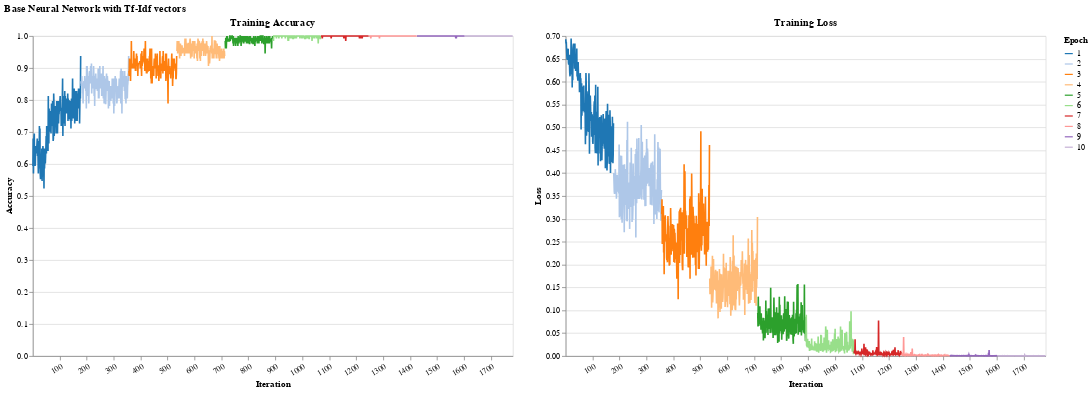

The notebook cell this image was saved under:
### Markdown cell above
## Train model

### Code cell
print("Prepare data encoder...")
# train_encoder = TfidfVectorizer(sublinear_tf=True, analyzer="char", ngram_range=(1,3))
train_encoder = TfidfVectorizer(max_features=50000, analyzer="char", ngram_range=(3,5))
train_encoder.fit(train_raw.texts)
print("Vocabulary", len(train_encoder.vocabulary_))

print("Prepare data...")
train_dataset = encode_data(train_raw, train_encoder)
test_dataset = encode_data(test_raw, train_encoder)

print("Train model")
models_dir = Path('models')

if not models_dir.exists():
    models_dir.mkdir(parents=True, exist_ok=True)

train_config = TrainConfig(
    num_epochs      = 10,
    early_stop      = False,
    violation_limit = 5,
)

train_dataloader = DataLoader(train_dataset, batch_size=128, shuffle=True)


model_nn_balkan = NeuralNetwork(
    input_size=len(train_encoder.vocabulary_),
    hidden_size=128,
    device='cuda'
)

USE_CACHE = False

if Path('models/model_nn_balkan.pt').exists() and USE_CACHE:
    model_nn_balkan = load_model(model_nn_balkan, 'model_nn_balkan')
else:
    model_nn_balkan.fit(train_dataloader, train_config, disable_progress_bar=False)
    save_model(model_nn_balkan, "model_nn_balkan")

model_nn_balkan_results = evaluate_nn_model(model_nn_balkan, test_dataset)
np.save('models/model_nn_balkan_results.npy', model_nn_balkan_results)
print(model_nn_balkan_results)

model_nn_balkan.cpu()

# Plot training accuracy and loss side-by-side
plot_results(model_nn_balkan, train_config, train_dataloader)

### Figure 1 — Vega-Lite specification as saved in the notebook (floating-point values rounded to 4 significant figures; data arrays with more than 128 entries replaced by an {"elided": "..."} marker saying what was removed)
{"config": {"view": {"continuousWidth": 300, "continuousHeight": 300}}, "hconcat": [{"mark": {"type": "line"}, "encoding": {"color": {"field": "epoch", "scale": {"scheme": "category20"}, "title": "Epoch", "type": "nominal"}, "x": {"axis": {"labelAngle": -30, "title": "Iteration", "values": [0, 100, 200, 300, 400, 500, 600, 700, 800, 900, 1000, 1100, 1200, 1300, 1400, 1500, 1600, 1700]}, "field": "iteration", "type": "nominal"}, "y": {"axis": {"title": "Accuracy"}, "field": "training_acc", "type": "quantitative"}}, "height": 400, "title": "Training Accuracy", "width": 600}, {"mark": {"type": "line"}, "encoding": {"color": {"field": "epoch", "scale": {"scheme": "category20"}, "title": "Epoch", "type": "nominal"}, "x": {"axis": {"labelAngle": -30, "title": "Iteration", "values": [0, 100, 200, 300, 400, 500, 600, 700, 800, 900, 1000, 1100, 1200, 1300, 1400, 1500, 1600, 1700]}, "field": "iteration", "type": "nominal"}, "y": {"axis": {"title": "Loss"}, "field": "training_loss", "type": "quantitative"}}, "height": 400, "title": "Training Loss", "width": 600}], "data": {"name": "data-97fe008702ffbee2b9d53cea5c2b3b14"}, "title": "Base Neural Network with Tf-Idf vectors", "$schema": "https://vega.github.io/schema/vega-lite/v5.17.0.json", "datasets": {"data-97fe008702ffbee2b9d53cea5c2b3b14": {"elided": "1780 records"}}}
